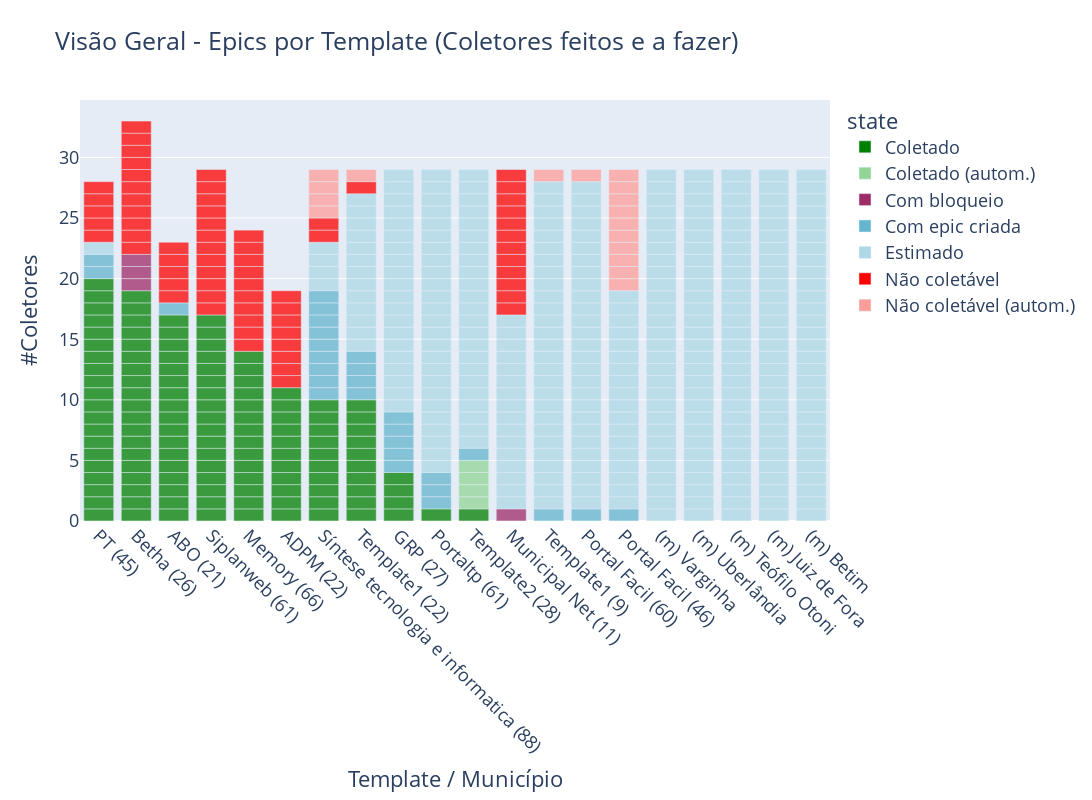

Notebook source saved alongside this figure:
### Markdown cell above
### Gráfico de Visão Geral

### Code cell
# TODO melhorar automacao
def plot_status_epics(df, top_templates_df, sondagem_df, title='Visão Geral - Epics por Template (Coletores feitos e a fazer)'):

    # resultados do buscador de subtags (sondagem)
    # templates_ja_analisados = ['ADPM', 'Betha', 'Municipal Net', 'Siplanweb', 'Memory']
    templates_ja_analisados = ['ADPM (22)', 'Betha (26)', 'Municipal Net (11)', 'Siplanweb (61)', 'Memory (66)']
    s = sondagem_df[sondagem_df == 0].count(axis=1)
    s = s[s != 0]
    s = s.drop(templates_ja_analisados)
    s = s.sort_index()
    nao_loc_autom = dict(s)
    
    # Fonte: Planilha Controle de Dados (#TODO transformar em Epics com "não-localizado")
    nao_loc_manual = {'Municipal Net (11)': 12}
    coletado_autom = {'Template2 (28)': 4}
    
    for template, count in nao_loc_autom.items():
        for i in range(count):
            df = df.append({'template':template, 'state':'Não coletável (autom.)', 'aux':1}, ignore_index=True)
            
    for template, count in nao_loc_manual.items():
        for i in range(count):
            df = df.append({'template':template, 'state':'Não coletável', 'aux':1}, ignore_index=True)
            
    for template, count in coletado_autom.items():
        for i in range(count):
            df = df.append({'template':template, 'state':'Coletado (autom.)', 'aux':1}, ignore_index=True)
       
    # Pre-process dataframes       
    count_col = 'aux'
    name_col  = 'template'
    top_templates_df = top_templates_df[top_templates_df['rank'] <= 15]
    df = top_templates_df.merge(df, how='left').fillna({'state':'Estimado', count_col:1})   
    templates = df['template'].dropna().unique() 
    
    # TODO usar arquivo separado
    total_ref = 29  # Siplanweb  
    total = dict.fromkeys(templates, total_ref)
    total['Betha (26)'] = 33
    total['ADPM (22)'] = 19
    total['PT (45)'] = 28
    total['Memory (66)'] = 23
    total['ABO (21)'] = 23
    
    # Fill missing (estimated) epics in df
    for template in templates:        
        created =  df.groupby('template').count()['state'][template]
        missing = total[template] - created
        size = df[df.template == template]['size'].values[0]
        name = df[df.template == template][name_col].values[0]

        for i in range(missing):            
            df = df.append({'template':template, 'state':'Estimado', name_col:name,
                            'size':size, count_col:1}, ignore_index=True)           
        
    df = df.sort_values(by=['state', 'template'], ascending=[True,False])
    xorder = df.groupby(['state', 'template']).count()['aux'][
        'Coletado'].sort_values(ascending=False).index.tolist()

    # Plot
    fig = px.bar(
        df, y=count_col, x=name_col, color='state', height=800, width=1100, title=title,
        color_discrete_map = {'Coletado':'green', 
                              'Coletado (autom.)':'#92d696', 
                              'Com bloqueio':'#9F2B68',
                              'Com epic criada':'#64b5cd', 
                              'Estimado':'lightblue', 
                              'Não coletável':'red', 
                              'Não coletável (autom.)':'#ff9e99'}, 
        labels = {count_col:"#Coletores", 
                  name_col:"Template / Município"}, opacity=0.75 )    
    
    fig.update_layout(xaxis={'categoryorder':'array', 'categoryarray':xorder})
    fig.update_xaxes(tickangle=45)
    fig.update_layout(font=dict(size=18))    
    
    return fig

#-------------------------------------------------------------

epics_df = pd.read_csv("data/epics.csv")
top_templates_df = pd.read_csv("data/top_templates.csv")
sondagem_df = pd.read_csv('data/resultados_templates.csv', index_col=0).astype(int)

fig = plot_status_epics(epics_df, top_templates_df, sondagem_df)    
fig.write_image('./fig/status-coleta.png', scale=1)
fig

### Figure 1 — Plotly figure (JSON) as saved in the notebook; plotly's stock layout.template omitted (floating-point values rounded to 4 significant figures; data arrays with more than 128 entries replaced by an {"elided": "..."} marker saying what was removed)
{"data": [{"alignmentgroup": "True", "hovertemplate": "state=Coletado<br>Template / Município=%{x}<br>#Coletores=%{y}<extra></extra>", "legendgroup": "Coletado", "marker": {"color": "green", "opacity": 0.75, "pattern": {"shape": ""}}, "name": "Coletado", "offsetgroup": "Coletado", "orientation": "v", "showlegend": true, "textposition": "auto", "type": "bar", "x": ["Template2 (28)", "Template1 (22)", "Template1 (22)", "Template1 (22)", "Template1 (22)", "Template1 (22)", "Template1 (22)", "Template1 (22)", "Template1 (22)", "Template1 (22)", "Template1 (22)", "Síntese tecnologia e informatica (88)", "Síntese tecnologia e informatica (88)", "Síntese tecnologia e informatica (88)", "Síntese tecnologia e informatica (88)", "Síntese tecnologia e informatica (88)", "Síntese tecnologia e informatica (88)", "Síntese tecnologia e informatica (88)", "Síntese tecnologia e informatica (88)", "Síntese tecnologia e informatica (88)", "Síntese tecnologia e informatica (88)", "Siplanweb (61)", "Siplanweb (61)", "Siplanweb (61)", "Siplanweb (61)", "Siplanweb (61)", "Siplanweb (61)", "Siplanweb (61)", "Siplanweb (61)", "Siplanweb (61)", "Siplanweb (61)", "Siplanweb (61)", "Siplanweb (61)", "Siplanweb (61)", "Siplanweb (61)", "Siplanweb (61)", "Siplanweb (61)", "Siplanweb (61)", "Portaltp (61)", "PT (45)", "PT (45)", "PT (45)", "PT (45)", "PT (45)", "PT (45)", "PT (45)", "PT (45)", "PT (45)", "PT (45)", "PT (45)", "PT (45)", "PT (45)", "PT (45)", "PT (45)", "PT (45)", "PT (45)", "PT (45)", "PT (45)", "PT (45)", "Memory (66)", "Memory (66)", "Memory (66)", "Memory (66)", "Memory (66)", "Memory (66)", "Memory (66)", "Memory (66)", "Memory (66)", "Memory (66)", "Memory (66)", "Memory (66)", "Memory (66)", "Memory (66)", "GRP (27)", "GRP (27)", "GRP (27)", "GRP (27)", "Betha (26)", "Betha (26)", "Betha (26)", "Betha (26)", "Betha (26)", "Betha (26)", "Betha (26)", "Betha (26)", "Betha (26)", "Betha (26)", "Betha (26)", "Betha (26)", "Betha (26)", "Betha (26)", "Betha (26)", "Betha (26)", "Betha (26)", "Betha (26)", "Betha (26)", "ADPM (22)", "ADPM (22)", "ADPM (22)", "ADPM (22)", "ADPM (22)", "ADPM (22)", "ADPM (22)", "ADPM (22)", "ADPM (22)", "ADPM (22)", "ADPM (22)", "ABO (21)", "ABO (21)", "ABO (21)", "ABO (21)", "ABO (21)", "ABO (21)", "ABO (21)", "ABO (21)", "ABO (21)", "ABO (21)", "ABO (21)", "ABO (21)", "ABO (21)", "ABO (21)", "ABO (21)", "ABO (21)", "ABO (21)"], "xaxis": "x", "y": [1, 1, 1, 1, 1, 1, 1, 1, 1, 1, 1, 1, 1, 1, 1, 1, 1, 1, 1, 1, 1, 1, 1, 1, 1, 1, 1, 1, 1, 1, 1, 1, 1, 1, 1, 1, 1, 1, 1, 1, 1, 1, 1, 1, 1, 1, 1, 1, 1, 1, 1, 1, 1, 1, 1, 1, 1, 1, 1, 1, 1, 1, 1, 1, 1, 1, 1, 1, 1, 1, 1, 1, 1, 1, 1, 1, 1, 1, 1, 1, 1, 1, 1, 1, 1, 1, 1, 1, 1, 1, 1, 1, 1, 1, 1, 1, 1, 1, 1, 1, 1, 1, 1, 1, 1, 1, 1, 1, 1, 1, 1, 1, 1, 1, 1, 1, 1, 1, 1, 1, 1, 1, 1, 1], "yaxis": "y"}, {"alignmentgroup": "True", "hovertemplate": "state=Coletado (autom.)<br>Template / Município=%{x}<br>#Coletores=%{y}<extra></extra>", "legendgroup": "Coletado (autom.)", "marker": {"color": "#92d696", "opacity": 0.75, "pattern": {"shape": ""}}, "name": "Coletado (autom.)", "offsetgroup": "Coletado (autom.)", "orientation": "v", "showlegend": true, "textposition": "auto", "type": "bar", "x": ["Template2 (28)", "Template2 (28)", "Template2 (28)", "Template2 (28)"], "xaxis": "x", "y": [1, 1, 1, 1], "yaxis": "y"}, {"alignmentgroup": "True", "hovertemplate": "state=Com bloqueio<br>Template / Município=%{x}<br>#Coletores=%{y}<extra></extra>", "legendgroup": "Com bloqueio", "marker": {"color": "#9F2B68", "opacity": 0.75, "pattern": {"shape": ""}}, "name": "Com bloqueio", "offsetgroup": "Com bloqueio", "orientation": "v", "showlegend": true, "textposition": "auto", "type": "bar", "x": ["Municipal Net (11)", "Betha (26)", "Betha (26)", "Betha (26)"], "xaxis": "x", "y": [1, 1, 1, 1], "yaxis": "y"}, {"alignmentgroup": "True", "hovertemplate": "state=Com epic criada<br>Template / Município=%{x}<br>#Coletores=%{y}<extra></extra>", "legendgroup": "Com epic criada", "marker": {"color": "#64b5cd", "opacity": 0.75, "pattern": {"shape": ""}}, "name": "Com epic criada", "offsetgroup": "Com epic criada", "orientation": "v", "showlegend": true, "textposition": "auto", "type": "bar", "x": ["Template2 (28)", "Template1 (9)", "Template1 (22)", "Template1 (22)", "Template1 (22)", "Template1 (22)", "Síntese tecnologia e informatica (88)", "Síntese tecnologia e informatica (88)", "Síntese tecnologia e informatica (88)", "Síntese tecnologia e informatica (88)", "Síntese tecnologia e informatica (88)", "Síntese tecnologia e informatica (88)", "Síntese tecnologia e informatica (88)", "Síntese tecnologia e informatica (88)", "Síntese tecnologia e informatica (88)", "Portaltp (61)", "Portaltp (61)", "Portaltp (61)", "Portal Facil (60)", "Portal Facil (46)", "PT (45)", "PT (45)", "GRP (27)", "GRP (27)", "GRP (27)", "GRP (27)", "GRP (27)", "ABO (21)"], "xaxis": "x", "y": [1, 1, 1, 1, 1, 1, 1, 1, 1, 1, 1, 1, 1, 1, 1, 1, 1, 1, 1, 1, 1, 1, 1, 1, 1, 1, 1, 1], "yaxis": "y"}, {"alignmentgroup": "True", "hovertemplate": "state=Estimado<br>Template / Município=%{x}<br>#Coletores=%{y}<extra></extra>", "legendgroup": "Estimado", "marker": {"color": "lightblue", "opacity": 0.75, "pattern": {"shape": ""}}, "name": "Estimado", "offsetgroup": "Estimado", "orientation": "v", "showlegend": true, "textposition": "auto", "type": "bar", "x": {"elided": "319 str values"}, "xaxis": "x", "y": {"elided": "319 int values"}, "yaxis": "y"}, {"alignmentgroup": "True", "hovertemplate": "state=Não coletável<br>Template / Município=%{x}<br>#Coletores=%{y}<extra></extra>", "legendgroup": "Não coletável", "marker": {"color": "red", "opacity": 0.75, "pattern": {"shape": ""}}, "name": "Não coletável", "offsetgroup": "Não coletável", "orientation": "v", "showlegend": true, "textposition": "auto", "type": "bar", "x": ["Template1 (22)", "Síntese tecnologia e informatica (88)", "Síntese tecnologia e informatica (88)", "Siplanweb (61)", "Siplanweb (61)", "Siplanweb (61)", "Siplanweb (61)", "Siplanweb (61)", "Siplanweb (61)", "Siplanweb (61)", "Siplanweb (61)", "Siplanweb (61)", "Siplanweb (61)", "Siplanweb (61)", "Siplanweb (61)", "PT (45)", "PT (45)", "PT (45)", "PT (45)", "PT (45)", "Municipal Net (11)", "Municipal Net (11)", "Municipal Net (11)", "Municipal Net (11)", "Municipal Net (11)", "Municipal Net (11)", "Municipal Net (11)", "Municipal Net (11)", "Municipal Net (11)", "Municipal Net (11)", "Municipal Net (11)", "Municipal Net (11)", "Memory (66)", "Memory (66)", "Memory (66)", "Memory (66)", "Memory (66)", "Memory (66)", "Memory (66)", "Memory (66)", "Memory (66)", "Memory (66)", "Betha (26)", "Betha (26)", "Betha (26)", "Betha (26)", "Betha (26)", "Betha (26)", "Betha (26)", "Betha (26)", "Betha (26)", "Betha (26)", "Betha (26)", "ADPM (22)", "ADPM (22)", "ADPM (22)", "ADPM (22)", "ADPM (22)", "ADPM (22)", "ADPM (22)", "ADPM (22)", "ABO (21)", "ABO (21)", "ABO (21)", "ABO (21)", "ABO (21)"], "xaxis": "x", "y": [1, 1, 1, 1, 1, 1, 1, 1, 1, 1, 1, 1, 1, 1, 1, 1, 1, 1, 1, 1, 1, 1, 1, 1, 1, 1, 1, 1, 1, 1, 1, 1, 1, 1, 1, 1, 1, 1, 1, 1, 1, 1, 1, 1, 1, 1, 1, 1, 1, 1, 1, 1, 1, 1, 1, 1, 1, 1, 1, 1, 1, 1, 1, 1, 1, 1], "yaxis": "y"}, {"alignmentgroup": "True", "hovertemplate": "state=Não coletável (autom.)<br>Template / Município=%{x}<br>#Coletores=%{y}<extra></extra>", "legendgroup": "Não coletável (autom.)", "marker": {"color": "#ff9e99", "opacity": 0.75, "pattern": {"shape": ""}}, "name": "Não coletável (autom.)", "offsetgroup": "Não coletável (autom.)", "orientation": "v", "showlegend": true, "textposition": "auto", "type": "bar", "x": ["Template1 (9)", "Template1 (22)", "Síntese tecnologia e informatica (88)", "Síntese tecnologia e informatica (88)", "Síntese tecnologia e informatica (88)", "Síntese tecnologia e informatica (88)", "Portal Facil (60)", "Portal Facil (46)", "Portal Facil (46)", "Portal Facil (46)", "Portal Facil (46)", "Portal Facil (46)", "Portal Facil (46)", "Portal Facil (46)", "Portal Facil (46)", "Portal Facil (46)", "Portal Facil (46)"], "xaxis": "x", "y": [1, 1, 1, 1, 1, 1, 1, 1, 1, 1, 1, 1, 1, 1, 1, 1, 1], "yaxis": "y"}], "layout": {"barmode": "relative", "font": {"size": 18}, "height": 800, "legend": {"title": {"text": "state"}, "tracegroupgap": 0}, "title": {"text": "Visão Geral - Epics por Template (Coletores feitos e a fazer)"}, "width": 1100, "xaxis": {"anchor": "y", "autorange": true, "categoryarray": ["PT (45)", "Betha (26)", "ABO (21)", "Siplanweb (61)", "Memory (66)", "ADPM (22)", "Síntese tecnologia e informatica (88)", "Template1 (22)", "GRP (27)", "Portaltp (61)", "Template2 (28)"], "categoryorder": "array", "domain": [0, 1], "range": [-0.5, 19.5], "tickangle": 45, "title": {"text": "Template / Município"}, "type": "category"}, "yaxis": {"anchor": "x", "autorange": true, "domain": [0, 1], "range": [0, 34.74], "title": {"text": "#Coletores"}, "type": "linear"}}}
